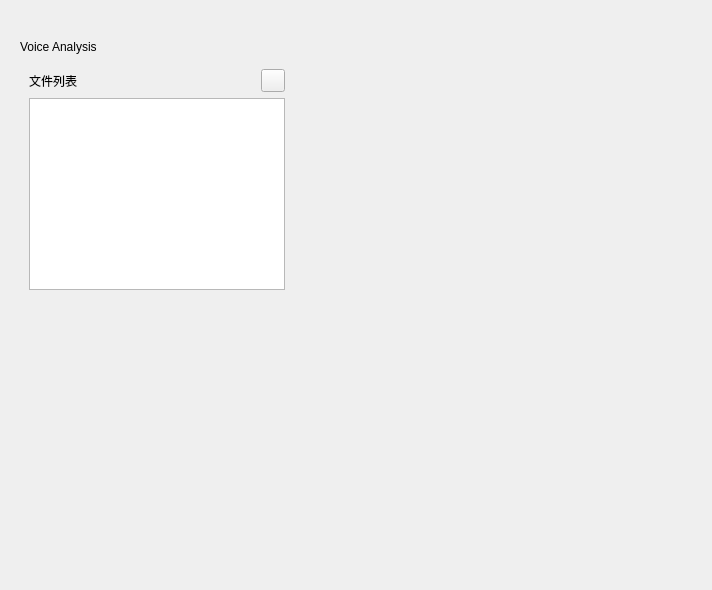
<?xml version="1.0" encoding="UTF-8"?>
<ui version="4.0">
 <class>VoiceAnalysisInterface</class>
 <widget class="QWidget" name="VoiceAnalysisInterface">
  <property name="geometry">
   <rect>
    <x>0</x>
    <y>0</y>
    <width>712</width>
    <height>590</height>
   </rect>
  </property>
  <property name="windowTitle">
   <string>Form</string>
  </property>
  <layout class="QHBoxLayout" name="horizontalLayout">
   <property name="leftMargin">
    <number>20</number>
   </property>
   <property name="topMargin">
    <number>40</number>
   </property>
   <property name="rightMargin">
    <number>20</number>
   </property>
   <property name="bottomMargin">
    <number>20</number>
   </property>
   <item>
    <layout class="QVBoxLayout" name="verticalLayout">
     <item>
      <widget class="TitleLabel" name="TitleLabel">
       <property name="sizePolicy">
        <sizepolicy hsizetype="Fixed" vsizetype="Fixed">
         <horstretch>0</horstretch>
         <verstretch>0</verstretch>
        </sizepolicy>
       </property>
       <property name="text">
        <string>Voice Analysis</string>
       </property>
      </widget>
     </item>
     <item>
      <widget class="SimpleCardWidget" name="SimpleCardWidget_3">
       <property name="sizePolicy">
        <sizepolicy hsizetype="Fixed" vsizetype="Fixed">
         <horstretch>0</horstretch>
         <verstretch>0</verstretch>
        </sizepolicy>
       </property>
       <layout class="QVBoxLayout" name="verticalLayout_2">
        <item>
         <layout class="QHBoxLayout" name="horizontalLayout_2">
          <item>
           <widget class="SubtitleLabel" name="SubtitleLabel">
            <property name="sizePolicy">
             <sizepolicy hsizetype="Fixed" vsizetype="Preferred">
              <horstretch>0</horstretch>
              <verstretch>0</verstretch>
             </sizepolicy>
            </property>
            <property name="text">
             <string>文件列表</string>
            </property>
           </widget>
          </item>
          <item>
           <spacer name="horizontalSpacer">
            <property name="orientation">
             <enum>Qt::Horizontal</enum>
            </property>
            <property name="sizeHint" stdset="0">
             <size>
              <width>40</width>
              <height>20</height>
             </size>
            </property>
           </spacer>
          </item>
          <item>
           <widget class="TransparentToolButton" name="TransparentToolButton"/>
          </item>
         </layout>
        </item>
        <item>
         <widget class="TableWidget" name="TableWidget"/>
        </item>
       </layout>
      </widget>
     </item>
     <item>
      <widget class="SimpleCardWidget" name="SimpleCardWidget">
       <property name="sizePolicy">
        <sizepolicy hsizetype="Preferred" vsizetype="Preferred">
         <horstretch>0</horstretch>
         <verstretch>0</verstretch>
        </sizepolicy>
       </property>
      </widget>
     </item>
    </layout>
   </item>
   <item>
    <widget class="SimpleCardWidget" name="SimpleCardWidget_2"/>
   </item>
  </layout>
 </widget>
 <customwidgets>
  <customwidget>
   <class>ToolButton</class>
   <extends>QToolButton</extends>
   <header>qfluentwidgets</header>
  </customwidget>
  <customwidget>
   <class>TransparentToolButton</class>
   <extends>ToolButton</extends>
   <header>qfluentwidgets</header>
  </customwidget>
  <customwidget>
   <class>CardWidget</class>
   <extends>QFrame</extends>
   <header>qfluentwidgets</header>
   <container>1</container>
  </customwidget>
  <customwidget>
   <class>SimpleCardWidget</class>
   <extends>CardWidget</extends>
   <header>qfluentwidgets</header>
   <container>1</container>
  </customwidget>
  <customwidget>
   <class>SubtitleLabel</class>
   <extends>QLabel</extends>
   <header>qfluentwidgets</header>
  </customwidget>
  <customwidget>
   <class>TitleLabel</class>
   <extends>QLabel</extends>
   <header>qfluentwidgets</header>
  </customwidget>
  <customwidget>
   <class>TableWidget</class>
   <extends>QTableWidget</extends>
   <header>qfluentwidgets</header>
  </customwidget>
 </customwidgets>
 <resources/>
 <connections/>
</ui>
